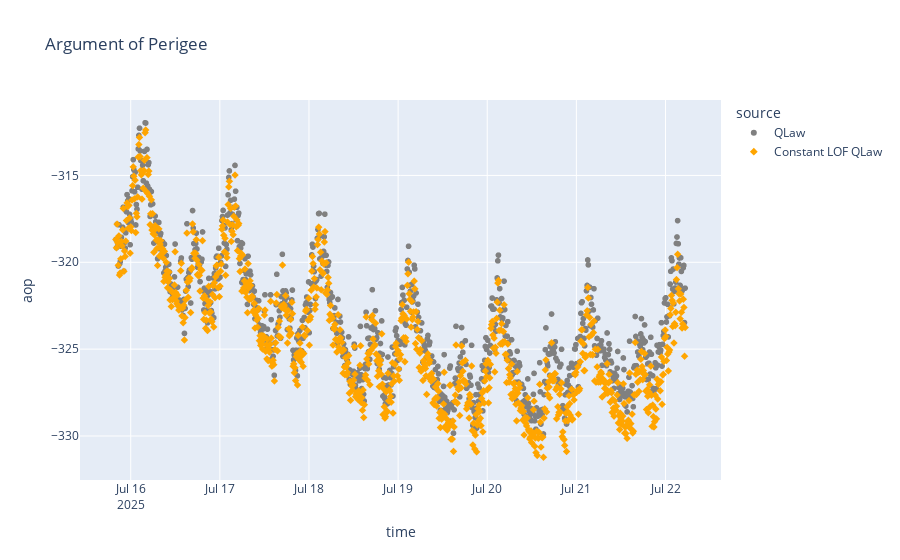

Notebook source saved alongside this figure:
### Code cell
figure = px.scatter(
    combined_df,
    x="time",
    y="aop",
    title="Argument of Perigee",
    **figure_settings,
)

figure.show()

### Figure 1 — Plotly figure (JSON) as saved in the notebook; plotly's stock layout.template omitted (floating-point values rounded to 4 significant figures; data arrays with more than 128 entries replaced by an {"elided": "..."} marker saying what was removed)
{"data": [{"hovertemplate": "source=QLaw<br>time=%{x}<br>aop=%{y}<extra></extra>", "legendgroup": "QLaw", "marker": {"color": "grey", "symbol": "circle"}, "mode": "markers", "name": "QLaw", "showlegend": true, "type": "scattergl", "x": {"elided": "913 str values"}, "xaxis": "x", "y": {"elided": "913 float values"}, "yaxis": "y"}, {"hovertemplate": "source=Constant LOF QLaw<br>time=%{x}<br>aop=%{y}<extra></extra>", "legendgroup": "Constant LOF QLaw", "marker": {"color": "orange", "symbol": "diamond"}, "mode": "markers", "name": "Constant LOF QLaw", "showlegend": true, "type": "scattergl", "x": {"elided": "913 str values"}, "xaxis": "x", "y": {"elided": "913 float values"}, "yaxis": "y"}], "layout": {"autosize": true, "legend": {"title": {"text": "source"}, "tracegroupgap": 0}, "title": {"text": "Argument of Perigee"}, "xaxis": {"anchor": "y", "autorange": true, "domain": [0, 1], "range": ["2025-07-15 10:44:52.5377", "2025-07-22 14:32:18.7485"], "title": {"text": "time"}, "type": "date"}, "yaxis": {"anchor": "x", "autorange": true, "domain": [0, 1], "range": [-332.5, -310.7], "title": {"text": "aop"}, "type": "linear"}}}
